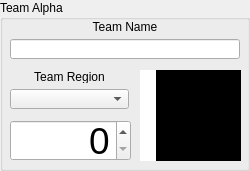
       <widget class="QGroupBox" name="TeamAlphaGroupBox">
        <property name="sizePolicy">
         <sizepolicy hsizetype="Fixed" vsizetype="Fixed">
          <horstretch>0</horstretch>
          <verstretch>0</verstretch>
         </sizepolicy>
        </property>
        <property name="minimumSize">
         <size>
          <width>250</width>
          <height>171</height>
         </size>
        </property>
        <property name="maximumSize">
         <size>
          <width>250</width>
          <height>171</height>
         </size>
        </property>
        <property name="title">
         <string>Team Alpha</string>
        </property>
        <widget class="QLabel" name="Team1Logo">
         <property name="geometry">
          <rect>
           <x>150</x>
           <y>70</y>
           <width>91</width>
           <height>91</height>
          </rect>
         </property>
         <property name="sizePolicy">
          <sizepolicy hsizetype="Maximum" vsizetype="Fixed">
           <horstretch>0</horstretch>
           <verstretch>0</verstretch>
          </sizepolicy>
         </property>
         <property name="minimumSize">
          <size>
           <width>91</width>
           <height>91</height>
          </size>
         </property>
         <property name="maximumSize">
          <size>
           <width>91</width>
           <height>91</height>
          </size>
         </property>
         <property name="baseSize">
          <size>
           <width>91</width>
           <height>91</height>
          </size>
         </property>
         <property name="layoutDirection">
          <enum>Qt::LeftToRight</enum>
         </property>
         <property name="styleSheet">
          <string notr="true">background-color: rgb(0, 0, 0);</string>
         </property>
         <property name="text">
          <string>Team Logo</string>
         </property>
         <property name="scaledContents">
          <bool>false</bool>
         </property>
         <property name="alignment">
          <set>Qt::AlignCenter</set>
         </property>
        </widget>
        <widget class="QWidget" name="layoutWidget">
         <property name="geometry">
          <rect>
           <x>10</x>
           <y>70</y>
           <width>121</width>
           <height>41</height>
          </rect>
         </property>
         <layout class="QVBoxLayout" name="verticalLayout_3">
          <item>
           <widget class="QLabel" name="Team1RegionLabel">
            <property name="sizePolicy">
             <sizepolicy hsizetype="Maximum" vsizetype="Fixed">
              <horstretch>0</horstretch>
              <verstretch>0</verstretch>
             </sizepolicy>
            </property>
            <property name="minimumSize">
             <size>
              <width>119</width>
              <height>13</height>
             </size>
            </property>
            <property name="maximumSize">
             <size>
              <width>119</width>
              <height>13</height>
             </size>
            </property>
            <property name="text">
             <string>Team Region</string>
            </property>
            <property name="alignment">
             <set>Qt::AlignCenter</set>
            </property>
           </widget>
          </item>
          <item>
           <widget class="QComboBox" name="Team1RegionCombo">
            <property name="sizePolicy">
             <sizepolicy hsizetype="Maximum" vsizetype="Fixed">
              <horstretch>0</horstretch>
              <verstretch>0</verstretch>
             </sizepolicy>
            </property>
            <property name="minimumSize">
             <size>
              <width>119</width>
              <height>20</height>
             </size>
            </property>
            <property name="maximumSize">
             <size>
              <width>119</width>
              <height>20</height>
             </size>
            </property>
           </widget>
          </item>
         </layout>
        </widget>
        <widget class="QWidget" name="layoutWidget">
         <property name="geometry">
          <rect>
           <x>10</x>
           <y>20</y>
           <width>231</width>
           <height>41</height>
          </rect>
         </property>
         <layout class="QVBoxLayout" name="verticalLayout_2">
          <item>
           <widget class="QLabel" name="Team1NameLabel">
            <property name="sizePolicy">
             <sizepolicy hsizetype="Fixed" vsizetype="Fixed">
              <horstretch>0</horstretch>
              <verstretch>0</verstretch>
             </sizepolicy>
            </property>
            <property name="minimumSize">
             <size>
              <width>230</width>
              <height>13</height>
             </size>
            </property>
            <property name="maximumSize">
             <size>
              <width>230</width>
              <height>13</height>
             </size>
            </property>
            <property name="text">
             <string>Team Name</string>
            </property>
            <property name="alignment">
             <set>Qt::AlignCenter</set>
            </property>
           </widget>
          </item>
          <item>
           <widget class="QLineEdit" name="Team1NameEdit">
            <property name="sizePolicy">
             <sizepolicy hsizetype="Fixed" vsizetype="Fixed">
              <horstretch>0</horstretch>
              <verstretch>0</verstretch>
             </sizepolicy>
            </property>
            <property name="minimumSize">
             <size>
              <width>230</width>
              <height>20</height>
             </size>
            </property>
            <property name="maximumSize">
             <size>
              <width>230</width>
              <height>20</height>
             </size>
            </property>
           </widget>
          </item>
         </layout>
        </widget>
        <widget class="QSpinBox" name="Team1Score">
         <property name="geometry">
          <rect>
           <x>10</x>
           <y>120</y>
           <width>121</width>
           <height>41</height>
          </rect>
         </property>
         <property name="sizePolicy">
          <sizepolicy hsizetype="Maximum" vsizetype="Fixed">
           <horstretch>0</horstretch>
           <verstretch>0</verstretch>
          </sizepolicy>
         </property>
         <property name="font">
          <font>
           <pointsize>28</pointsize>
          </font>
         </property>
         <property name="layoutDirection">
          <enum>Qt::LeftToRight</enum>
         </property>
         <property name="alignment">
          <set>Qt::AlignRight|Qt::AlignTrailing|Qt::AlignVCenter</set>
         </property>
         <property name="maximum">
          <number>9999</number>
         </property>
        </widget>
        <widget class="QLabel" name="Team1Color">
         <property name="geometry">
          <rect>
           <x>140</x>
           <y>70</y>
           <width>16</width>
           <height>91</height>
          </rect>
         </property>
         <property name="sizePolicy">
          <sizepolicy hsizetype="Maximum" vsizetype="Fixed">
           <horstretch>0</horstretch>
           <verstretch>0</verstretch>
          </sizepolicy>
         </property>
         <property name="minimumSize">
          <size>
           <width>16</width>
           <height>91</height>
          </size>
         </property>
         <property name="maximumSize">
          <size>
           <width>16</width>
           <height>91</height>
          </size>
         </property>
         <property name="layoutDirection">
          <enum>Qt::LeftToRight</enum>
         </property>
         <property name="styleSheet">
          <string notr="true">background-color: rgb(255, 255, 255);</string>
         </property>
         <property name="text">
          <string/>
         </property>
         <property name="alignment">
          <set>Qt::AlignCenter</set>
         </property>
        </widget>
       </widget>
